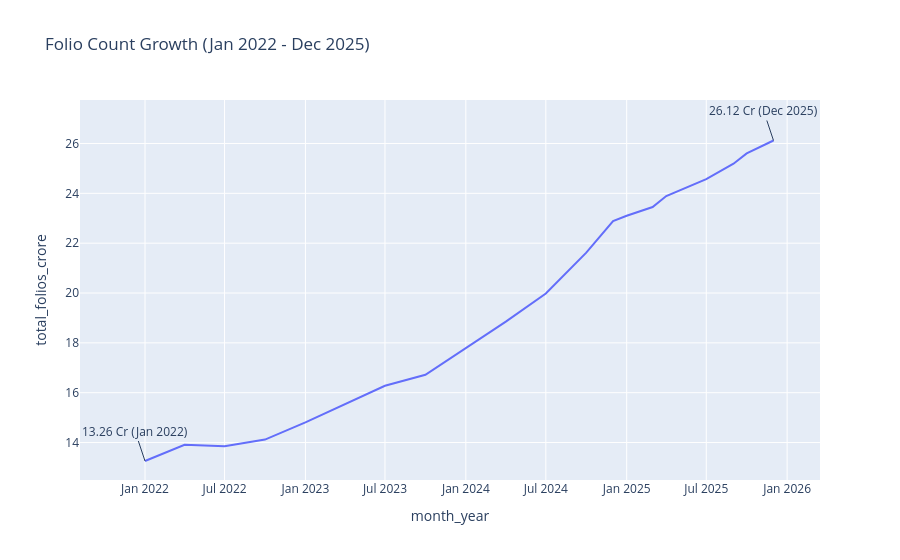

Notebook cell for this chart:
### Markdown cell above
## 7. Folio Count Growth

### Code cell
# Task 7: Folio count growth
print('Task 7: Folio count growth')
df_folio = pd.read_csv('../data/06_industry_folio_count.csv')
df_folio['month_year'] = pd.to_datetime(df_folio['month'])
df_folio = df_folio.sort_values('month_year')

fig = px.line(df_folio, x='month_year', y='total_folios_crore', title='Folio Count Growth (Jan 2022 - Dec 2025)')
fig.add_annotation(x="2022-01-01", y=13.26, text="13.26 Cr (Jan 2022)", showarrow=True)
fig.add_annotation(x="2025-12-01", y=26.12, text="26.12 Cr (Dec 2025)", showarrow=True)
hti.screenshot(html_str=fig.to_html(), save_as='folio_count_growth_temp.png', size=(1200, 800))
if os.path.exists('folio_count_growth_temp.png'):
    shutil.move('folio_count_growth_temp.png', '../reports/png_charts/folio_count_growth.png')
fig.show()

### Figure 1 — Plotly figure (JSON) as saved in the notebook; plotly's stock layout.template omitted (floating-point values rounded to 4 significant figures)
{"data": [{"hovertemplate": "month_year=%{x}<br>total_folios_crore=%{y}<extra></extra>", "legendgroup": "", "line": {"color": "#636efa", "dash": "solid"}, "marker": {"symbol": "circle"}, "mode": "lines", "name": "", "orientation": "v", "showlegend": false, "type": "scatter", "x": ["2022-01-01T00:00:00", "2022-04-01T00:00:00", "2022-07-01T00:00:00", "2022-10-01T00:00:00", "2023-01-01T00:00:00", "2023-04-01T00:00:00", "2023-07-01T00:00:00", "2023-10-01T00:00:00", "2024-01-01T00:00:00", "2024-04-01T00:00:00", "2024-07-01T00:00:00", "2024-10-01T00:00:00", "2024-12-01T00:00:00", "2025-01-01T00:00:00", "2025-03-01T00:00:00", "2025-04-01T00:00:00", "2025-07-01T00:00:00", "2025-08-01T00:00:00", "2025-09-01T00:00:00", "2025-10-01T00:00:00", "2025-12-01T00:00:00"], "xaxis": "x", "y": [13.26, 13.91, 13.85, 14.12, 14.81, 15.54, 16.28, 16.72, 17.78, 18.85, 19.98, 21.62, 22.89, 23.1, 23.45, 23.89, 24.57, 24.89, 25.19, 25.6, 26.12], "yaxis": "y"}], "layout": {"annotations": [{"showarrow": true, "text": "13.26 Cr (Jan 2022)", "x": "2022-01-01", "y": 13.26}, {"showarrow": true, "text": "26.12 Cr (Dec 2025)", "x": "2025-12-01", "y": 26.12}], "legend": {"tracegroupgap": 0}, "title": {"text": "Folio Count Growth (Jan 2022 - Dec 2025)"}, "xaxis": {"anchor": "y", "domain": [0, 1], "title": {"text": "month_year"}}, "yaxis": {"anchor": "x", "domain": [0, 1], "title": {"text": "total_folios_crore"}}}}
